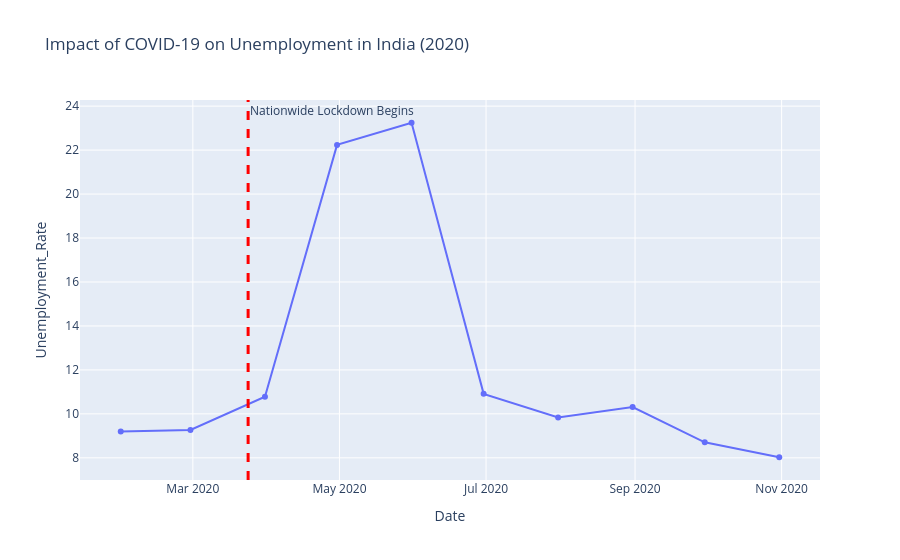

Source (notebook cell):
### Code cell
import pandas as pd

# 1. Group by Date to see the trend over time
timeline = df.groupby('Date')['Unemployment_Rate'].mean().reset_index()

# 2. Ensure our Date column is strictly a mathematical datetime object
timeline['Date'] = pd.to_datetime(timeline['Date'])

# 3. Create the Line Chart
fig2 = px.line(timeline, x='Date', y='Unemployment_Rate', 
              title='Impact of COVID-19 on Unemployment in India (2020)',
              markers=True)

# 4. Convert our specific text date into a Plotly-friendly numerical Timestamp
# Plotly calculates dates in milliseconds, so we multiply by 1000
lockdown_date = pd.to_datetime('2020-03-24').timestamp() * 1000

# 5. Draw the red line using our new numerical date
fig2.add_vline(x=lockdown_date, line_width=3, line_dash="dash", line_color="red", 
               annotation_text="Nationwide Lockdown Begins")

fig2.show()

### Figure 1 — Plotly figure (JSON) as saved in the notebook; plotly's stock layout.template omitted (floating-point values rounded to 4 significant figures)
{"data": [{"hovertemplate": "Date=%{x}<br>Unemployment_Rate=%{y}<extra></extra>", "legendgroup": "", "line": {"color": "#636efa", "dash": "solid"}, "marker": {"symbol": "circle"}, "mode": "lines+markers", "name": "", "orientation": "v", "showlegend": false, "type": "scatter", "x": ["2020-01-31T00:00:00.000000", "2020-02-29T00:00:00.000000", "2020-03-31T00:00:00.000000", "2020-04-30T00:00:00.000000", "2020-05-31T00:00:00.000000", "2020-06-30T00:00:00.000000", "2020-07-31T00:00:00.000000", "2020-08-31T00:00:00.000000", "2020-09-30T00:00:00.000000", "2020-10-31T00:00:00.000000"], "xaxis": "x", "y": [9.197, 9.266, 10.78, 22.24, 23.24, 10.91, 9.834, 10.31, 8.706, 8.026], "yaxis": "y"}], "layout": {"annotations": [{"showarrow": false, "text": "Nationwide Lockdown Begins", "x": 1585008000000, "xanchor": "left", "xref": "x", "y": 1, "yanchor": "top", "yref": "y domain"}], "legend": {"tracegroupgap": 0}, "shapes": [{"line": {"color": "red", "dash": "dash", "width": 3}, "type": "line", "x0": 1585008000000, "x1": 1585008000000, "xref": "x", "y0": 0, "y1": 1, "yref": "y domain"}], "title": {"text": "Impact of COVID-19 on Unemployment in India (2020)"}, "xaxis": {"anchor": "y", "domain": [0, 1], "title": {"text": "Date"}}, "yaxis": {"anchor": "x", "domain": [0, 1], "title": {"text": "Unemployment_Rate"}}}}
